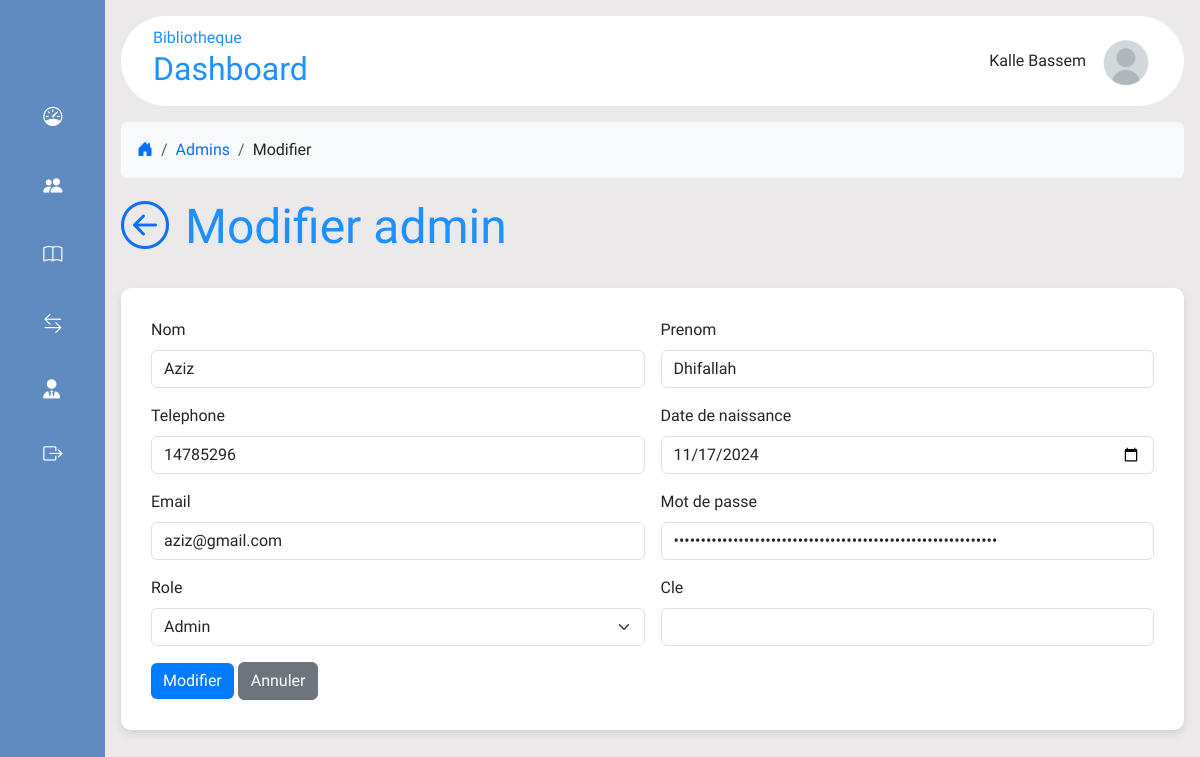
/modifier_admin.php?id=51 (signed in), run on the app's committed database.
### modifier_admin.php (called while the page is built, shortened)
<?php
    include "db_connect.php";
    $reponse = $bdd->prepare('SELECT * FROM adhérents WHERE id = ?');
    $reponse->execute([$_GET['id']]);
    $donnees = $reponse->fetch();
    include "layout.phtml";
?>

### modifier_admin.phtml (the view)
<nav aria-label="breadcrumb" class="bg-light p-3 rounded">
        <ol class="breadcrumb mb-0">
            <li class="breadcrumb-item"><a href="./statistiques.php"><i class="bi bi-house-door-fill"></i></a></li>
            <li class="breadcrumb-item"><a href="./liste_admins.php">Admins</a></li>
            <li class="breadcrumb-item">Modifier</li>
        </ol>
</nav>
    <div class="d-flex justify-content-start align-items-center mb-4">
        <h1><a href="./index.php" class="text-decoration-none"><i class="bi bi-arrow-left-circle"></i></a></h1>
        <h1 class="mx-3">Modifier admin</h1>
    </div>
    <div class="form-container">
        <form method="post" action="./modifier_utilisateur.php?id=<?= $donnees['id'] ?>">
            <div class="row g-3 mb-3">
                <div class="col-md-6">
                    <label for="nom" class="form-label">Nom</label>
                    <input type="text" class="form-control" value="<?= $donnees['nom']?>" id="nom" name="nom" required>
                </div>
                <div class="col-md-6">
                    <label for="prenom" class="form-label">Prenom</label>
                    <input type="text" class="form-control" value="<?= $donnees['prenom']?>" id="prenom" name="prenom" required>
                </div>
            </div>
            <div class="row g-3 mb-3">
                <div class="col-md-6">
                    <label for="telephone" class="form-label">Telephone</label>
                    <input type="tel" class="form-control" value="<?= $donnees['telephone']?>" id="telephone" name="telephone" required>
                </div>
                <div class="col-md-6">
                    <label for="dtn" class="form-label">Date de naissance</label>
                    <input type="date" class="form-control" value="<?= $donnees['date_naissance']?>" id="dtn" name="date_naissance" required>
                </div>
            </div>
            <div class="row g-3 mb-3">
                <div class="col-md-6">
                    <label for="email" class="form-label">Email</label>
                    <input type="email" class="form-control" id="email" value="<?= $donnees['email']?>" name="email" required>
                </div>
                <div class="col-md-6">
                    <label for="password" class="form-label">Mot de passe</label>
                    <input type="password" readonly  class="form-control"value="<?= $donnees['password']?>" id="password" name="password" required>
                </div>
            </div>
            <div class="row g-3 mb-3">
                <div class="col-md-6">
                    <label for="role" class="form-label">Role</label>
                    <select class="form-select" id="role" name="role" aria-label="Default select example">
                        <option value="Admin">Admin</option>
                    </select>
                </div>
                <div class="col-md-6">
                    <label for="cle" class="form-label">Cle</label>
                    <input type="text" class="form-control" name="cle">
                </div>
            </div>
            <div class="col-12">
                <button class="btn btn-primary" type="submit" >Modifier</button>
                <a href="./index.php" class="btn btn-secondary">Annuler</a>
            </div>
        </form>
    </div>

### assets/css/style.css (style rules this page uses)
* { padding: 0; margin: 0; box-sizing: border-box; border: none; outline: none; font-family: "Host Grotesk", sans-serif; }
body { display: flex; }
.form-container { background: #fff; padding: 30px; border-radius: 10px; box-shadow: 0 4px 8px rgba(0, 0, 0, 0.1); }
.form-container .btn-primary { background: #007bff; border: none; }
h1 { margin-top: 20px; font-size: 3em; color: #1E90FF; }
a { text-decoration: none; }

### data on the page
adhérents: nom "Aziz", prenom "Dhifallah", telephone "14785296", date_naissance "11/17/2024", email "aziz@gmail.com"

### other printed values
$_SESSION["full_name"] "Kalle Bassem"
